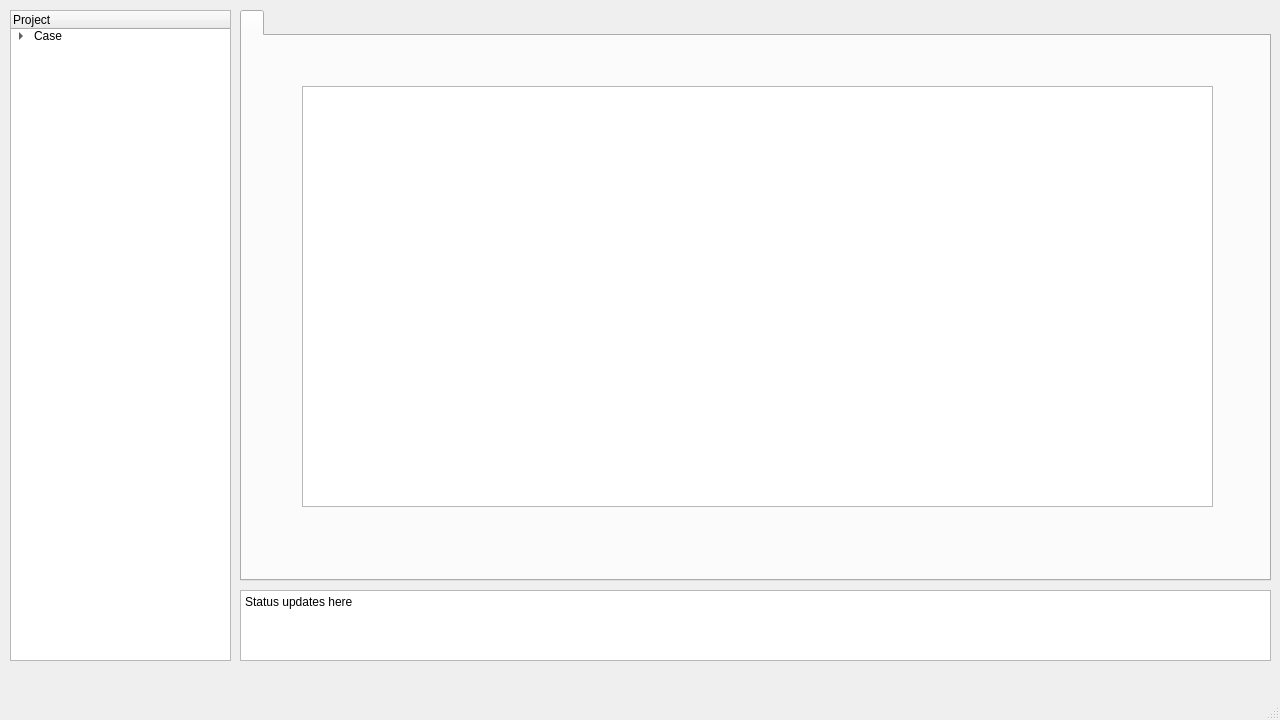
<?xml version="1.0" encoding="UTF-8"?>
<ui version="4.0">
 <class>MainWindow</class>
 <widget class="QMainWindow" name="MainWindow">
  <property name="geometry">
   <rect>
    <x>0</x>
    <y>0</y>
    <width>1280</width>
    <height>720</height>
   </rect>
  </property>
  <property name="windowTitle">
   <string>Turbine Simulator</string>
  </property>
  <widget class="QWidget" name="centralwidget">
   <widget class="QTreeWidget" name="treeWidget">
    <property name="geometry">
     <rect>
      <x>10</x>
      <y>10</y>
      <width>221</width>
      <height>651</height>
     </rect>
    </property>
    <property name="expandsOnDoubleClick">
     <bool>false</bool>
    </property>
    <column>
     <property name="text">
      <string>Project</string>
     </property>
    </column>
    <item>
     <property name="text">
      <string>Case</string>
     </property>
     <item>
      <property name="text">
       <string>Turbine Hydraulics</string>
      </property>
      <item>
       <property name="text">
        <string>Load Data</string>
       </property>
      </item>
      <item>
       <property name="text">
        <string>Sizing</string>
       </property>
      </item>
      <item>
       <property name="text">
        <string>Surface Fit Settings</string>
       </property>
      </item>
      <item>
       <property name="text">
        <string>Output Options</string>
       </property>
      </item>
     </item>
     <item>
      <property name="text">
       <string>Performance Simulator</string>
      </property>
      <item>
       <property name="text">
        <string>Maximised Output</string>
       </property>
      </item>
      <item>
       <property name="text">
        <string>Manual/Automatic Control</string>
       </property>
      </item>
      <item>
       <property name="text">
        <string>Output Options</string>
       </property>
      </item>
     </item>
     <item>
      <property name="text">
       <string>Turbine Loads</string>
      </property>
     </item>
    </item>
   </widget>
   <widget class="QPlainTextEdit" name="plainTextEdit">
    <property name="geometry">
     <rect>
      <x>240</x>
      <y>590</y>
      <width>1031</width>
      <height>71</height>
     </rect>
    </property>
    <property name="plainText">
     <string>Status updates here</string>
    </property>
   </widget>
   <widget class="QTabWidget" name="tabWidget">
    <property name="enabled">
     <bool>true</bool>
    </property>
    <property name="geometry">
     <rect>
      <x>240</x>
      <y>10</y>
      <width>1031</width>
      <height>571</height>
     </rect>
    </property>
    <property name="currentIndex">
     <number>0</number>
    </property>
    <widget class="QWidget" name="tab">
     <attribute name="title">
      <string/>
     </attribute>
     <widget class="QGraphicsView" name="graphicsView">
      <property name="geometry">
       <rect>
        <x>60</x>
        <y>50</y>
        <width>911</width>
        <height>421</height>
       </rect>
      </property>
     </widget>
    </widget>
   </widget>
  </widget>
  <widget class="QMenuBar" name="menubar">
   <property name="geometry">
    <rect>
     <x>0</x>
     <y>0</y>
     <width>1280</width>
     <height>22</height>
    </rect>
   </property>
  </widget>
  <widget class="QStatusBar" name="statusbar"/>
 </widget>
 <resources/>
 <connections/>
</ui>
